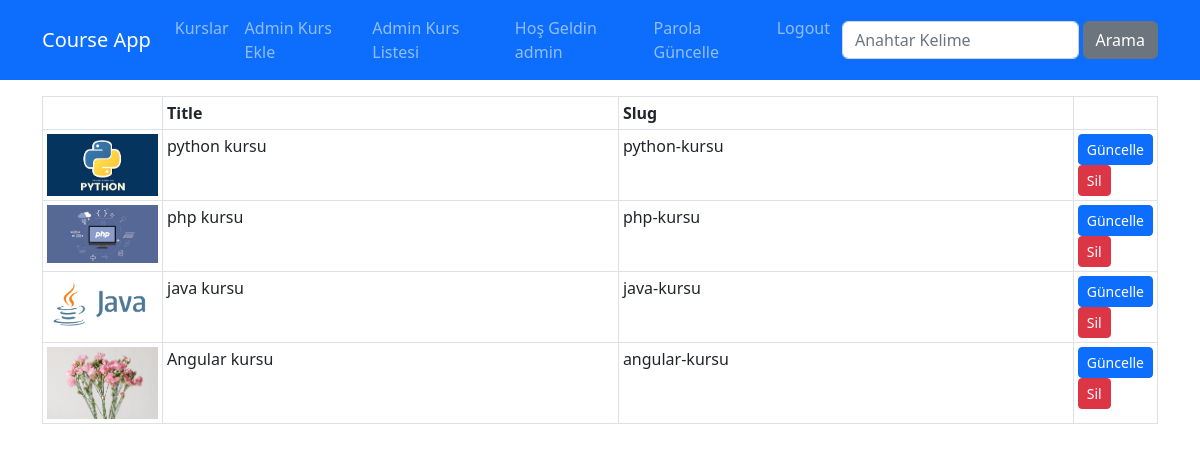
Page /kurslar/course-list (signed in) on the committed database.
### courses/models.py (models this page shows, shortened)
class Course(models.Model):
    title = models.CharField(max_length=100)
    subtitle = models.CharField(max_length=100,default ="")
    description = RichTextField()
    image =models.ImageField(upload_to="images",default="")
    date = models.DateField(auto_now_add=True)
    isActive = models.BooleanField(default=False)
    isHome = models.BooleanField(default=False)
    slug=models.SlugField(default="",blank=True,null=False,unique=True,db_index=True)
    categories=models.ManyToManyField(Category)

### courses/views.py (the view)
# urls.py: path("course-list", views.course_list, name="course_list"),
@login_required()
def course_list(request):
    kurslar=Course.objects.all()
    return render(request,'courses/course-list.html',{
        'courses':kurslar
    })

### courses/templates/courses/course-list.html (shortened to what this page needs)
{% extends "layout.html" %}
{% load static  %}
{% block css_files %} <link rel="stylesheet" href="{% static "courses/css/style.css" %}">{% endblock  %}
{% block content %}
<div class="container mt-3">
  <div class="row">
    <div class="col-12">
         <table class="table table-sm table-bordered">
               <thead>
                   <tr>
                    <th style="width:120px;"></th>
                    <th>Title</th>
                    <th>Slug</th>
                    <th style="width:70px;"></th>
                   </tr>
               </thead>
                  <tbody>
                      {% for course in courses  %}
                         <tr>
                          <td>
                            <img src="{{course.image.url}}"  class="img-fluid">
                          </td>
                          <td>
                            {{course.title}}
                          </td>
                          <td>{{course.slug}}</td>
                          <td>
                            <a href="{% url "course_edit"  course.id %}"  class="btn btn-primary btn-sm">Güncelle</a>
                            <a href="{% url "course_delete"  course.id %}"  class="btn btn-danger btn-sm">Sil</a>
                          </td>
                         </tr>
                      {% endfor %}
                  </tbody>
         </table>
    </div>
  </div>
</div>
{% endblock %}

### templates/partials/_nav.html (shortened to what this page needs)
 <nav class="navbar navbar-expand-lg bg-primary navbar-dark">
     <div class="container">
     <a href="{% url "index" %}" class="navbar-brand">Course App</a>
    <div class="collapse navbar-collapse" id="navbar">
      <ul class="navbar-nav me-auto">
        <li class="nav-item">
            <a href="{% url "index" %}" class="nav-link">Kurslar</a>
        </li>
        {% if user.is_superuser %}
         <li class="nav-item">
            <a href="{% url "create_course" %}" class="nav-link">Admin Kurs Ekle</a>
        </li>
        <li class="nav-item">
            <a href="{% url "course_list" %}" class="nav-link"> Admin Kurs Listesi</a>
        </li>
        {% endif %}
      </ul>
          <ul class="navbar-nav me-1">
            {% if user.is_authenticated %}
              <li class="nav-item">
               <a href="#" class="nav-link">Hoş Geldin {{user.username}}</a>
              </li>
               <li class="nav-item">
               <a href="{% url "change_password" %}" class="nav-link">Parola Güncelle</a>
              </li>
              <li class="nav-item">
               <a href="{% url "user_logout" %}" class="nav-link">Logout</a>
              </li>
            {% endif %}
         </ul>
       <form class="d-flex" action="{% url "search" %}">
          <input class="form-control me-1" type="text" name="q" placeholder="Anahtar Kelime">
          <button type="submit" class="btn btn-secondary">Arama</button>
       </form>
      </div>
 </div>
 </nav>

### rows in the picture
Course: image (picture), title "python kursu", slug "python-kursu"
Course: image (picture), title "php kursu", slug "php-kursu"
Course: image (picture), title "java kursu", slug "java-kursu"
Course: image (picture), title "Angular kursu", slug "angular-kursu"

### other values in the picture
{{ user.username }} "admin"
